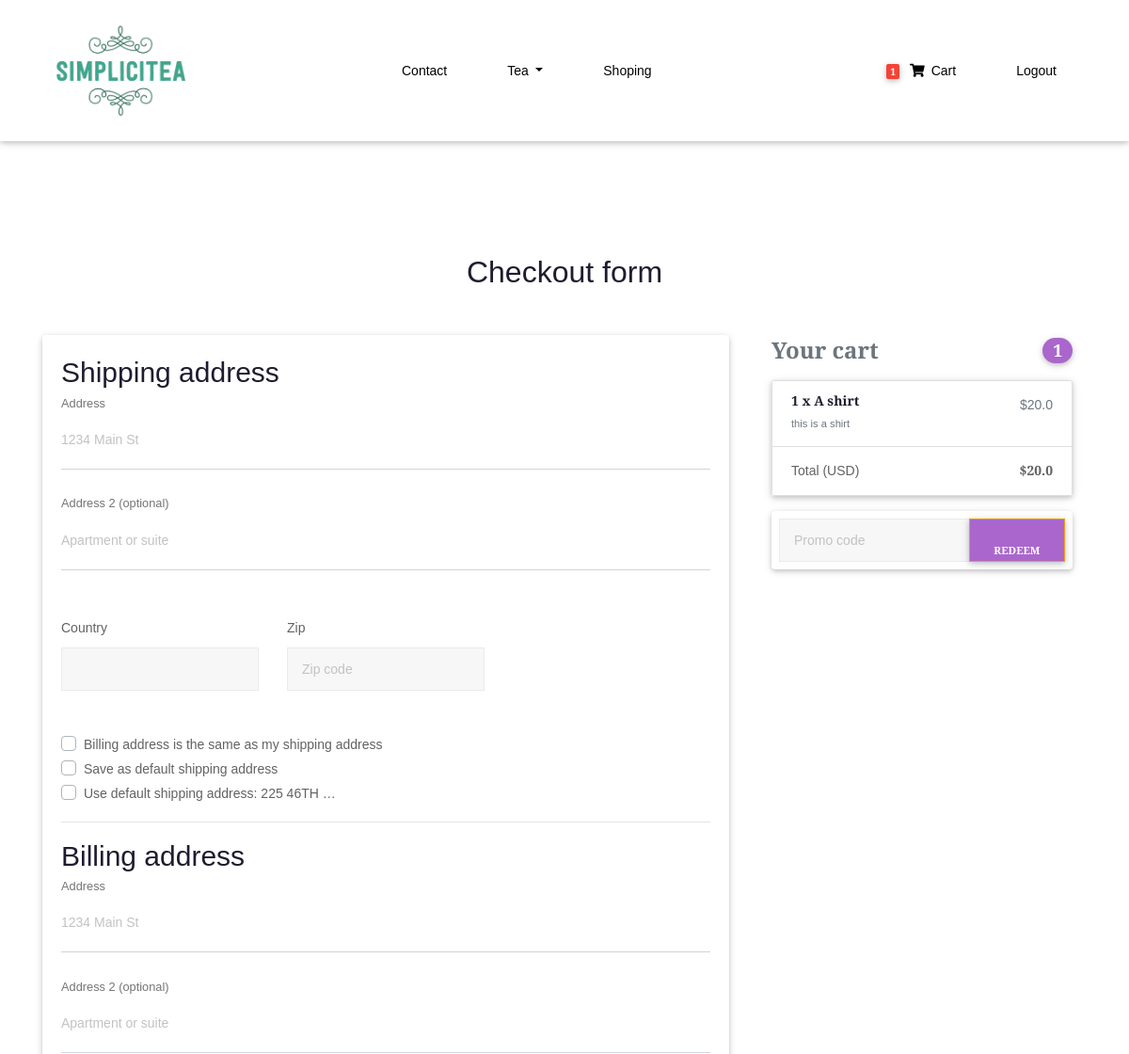
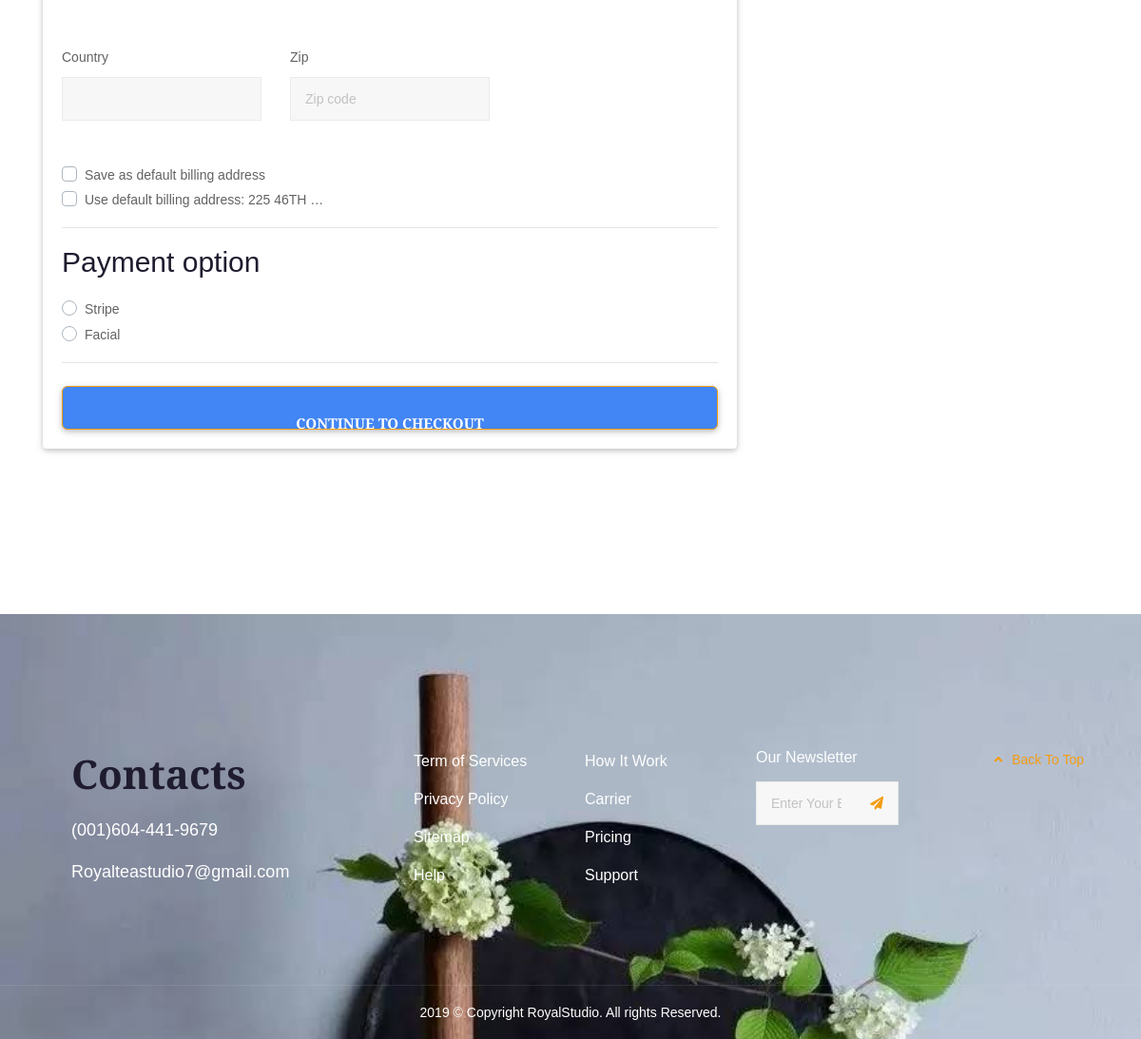
The page /checkout/ (signed in) on the database its author committed (2 pictures, top to bottom).
### core/models.py (models this page shows, shortened)
class Order(models.Model):
    user = models.ForeignKey(settings.AUTH_USER_MODEL,
                             on_delete=models.CASCADE)
    ref_code = models.CharField(max_length=20, blank=True, null=True)
    items = models.ManyToManyField(OrderItem)
    start_date = models.DateTimeField(auto_now_add=True)
    ordered_date = models.DateTimeField()
    ordered = models.BooleanField(default=False)
    shipping_address = models.ForeignKey(
        'Address', related_name='shipping_address', on_delete=models.SET_NULL, blank=True, null=True)
    billing_address = models.ForeignKey(
        'Address', related_name='billing_address', on_delete=models.SET_NULL, blank=True, null=True)
    payment = models.ForeignKey(
        'Payment', on_delete=models.SET_NULL, blank=True, null=True)
    coupon = models.ForeignKey(
        'Coupon', on_delete=models.SET_NULL, blank=True, null=True)
    being_delivered = models.BooleanField(default=False)
    received = models.BooleanField(default=False)
    refund_requested = models.BooleanField(default=False)
    refund_granted = models.BooleanField(default=False)
    '''
    1. Item added to cart
    2. Adding a billing address
    (Failed checkout)
    3. Payment
    (Preprocessing, processing, packaging etc.)
    4. Being delivered
    5. Received
    6. Refunds
    '''
    def get_total(self):
        total = 0
        for order_item in self.items.all():
            total += order_item.get_final_price()
        if self.coupon:
            total -= self.coupon.amount
        return total

class Address(models.Model):
    user = models.ForeignKey(settings.AUTH_USER_MODEL,
                             on_delete=models.CASCADE)
    street_address = models.CharField(max_length=100)
    apartment_address = models.CharField(max_length=100)
    country = CountryField(multiple=False)
    zip = models.CharField(max_length=100)
    address_type = models.CharField(max_length=1, choices=ADDRESS_CHOICES)
    default = models.BooleanField(default=False)
    class Meta:
        verbose_name_plural = 'Addresses'

class OrderItem(models.Model):
    user = models.ForeignKey(settings.AUTH_USER_MODEL,
                             on_delete=models.CASCADE)
    ordered = models.BooleanField(default=False)
    item = models.ForeignKey(Item, on_delete=models.CASCADE)
    quantity = models.IntegerField(default=1)
    def get_total_discount_item_price(self):
        return self.quantity * self.item.discount_price
    def get_final_price(self):
        if self.item.discount_price:
            return self.get_total_discount_item_price()
        return self.get_total_item_price()

class Item(models.Model):
    title = models.CharField(max_length=100)
    price = models.FloatField()
    discount_price = models.FloatField(blank=True, null=True)
    category = models.CharField(choices=CATEGORY_CHOICES, max_length=2)
    label = models.CharField(choices=LABEL_CHOICES, max_length=1)
    slug = models.SlugField()
    description = models.TextField()
    image = models.ImageField()

### core/views.py (the view, shortened to what this page needs)
# urls.py: path('checkout/', CheckoutView.as_view(), name='checkout'),
class CheckoutView(View):
    def get(self, *args, **kwargs):
        try:
            order = Order.objects.get(user=self.request.user, ordered=False)
            form = CheckoutForm()
            context = {
                'form': form,
                'couponform': CouponForm(),
                'order': order,
                'DISPLAY_COUPON_FORM': True
            }
            shipping_address_qs = Address.objects.filter(
                user=self.request.user,
                address_type='S',
                default=True
            )
            if shipping_address_qs.exists():
                context.update(
                    {'default_shipping_address': shipping_address_qs[0]})
            billing_address_qs = Address.objects.filter(
                user=self.request.user,
                address_type='B',
                default=True
            )
            if billing_address_qs.exists():
                context.update(
                    {'default_billing_address': billing_address_qs[0]})
            return render(self.request, "checkout.html", context)
        except ObjectDoesNotExist:
            messages.info(self.request, "You do not have an active order")
            return redirect("core:checkout")

### core/forms.py
class CheckoutForm(forms.Form):
    shipping_address = forms.CharField(required=False)
    shipping_address2 = forms.CharField(required=False)
    shipping_country = CountryField(blank_label='(select country)').formfield(
        required=False,
        widget=CountrySelectWidget(attrs={
            'class': 'custom-select d-block w-100',
        }))
    shipping_zip = forms.CharField(required=False)
    billing_address = forms.CharField(required=False)
    billing_address2 = forms.CharField(required=False)
    billing_country = CountryField(blank_label='(select country)').formfield(
        required=False,
        widget=CountrySelectWidget(attrs={
            'class': 'custom-select d-block w-100',
        }))
    billing_zip = forms.CharField(required=False)
    same_billing_address = forms.BooleanField(required=False)
    set_default_shipping = forms.BooleanField(required=False)
    use_default_shipping = forms.BooleanField(required=False)
    set_default_billing = forms.BooleanField(required=False)
    use_default_billing = forms.BooleanField(required=False)
    payment_option = forms.ChoiceField(
        widget=forms.RadioSelect, choices=PAYMENT_CHOICES)

class CouponForm(forms.Form):
    code = forms.CharField(widget=forms.TextInput(attrs={
        'class': 'form-control',
        'placeholder': 'Promo code',
        'aria-label': 'Recipient\'s username',
        'aria-describedby': 'basic-addon2'
    }))

### core/templatetags/cart_template_tags.py (called while the page is built)
@register.filter
def cart_item_count(user):
    if user.is_authenticated:
        qs = Order.objects.filter(user=user, ordered=False)
        if qs.exists():
            return qs[0].items.count()
    return 0

### templates/checkout.html (shortened to what this page needs)
{% extends "base.html" %}
{% load crispy_forms_tags %}
{% block content %}
  <main >
    <div class="md-section">
    <div class="container wow fadeIn">
      <h2 class="my-5 h2 text-center">Checkout form</h2>
      <div class="row">
        <div class="col-md-8 mb-4">
          <div class="card">
            <form method="POST" class="card-body">
              <h3>Shipping address</h3>
              <div class='hideable_shipping_form'>
                <div class="md-form mb-5">
                  <input type='text' placeholder='1234 Main St' id='shipping_address' name='shipping_address' class='form-control' />
                  <label for="shipping_address" class="">Address</label>
                </div>
                <div class="md-form mb-5">
                  <input type='text' placeholder='Apartment or suite' id='shipping_address2' name='shipping_address2' class='form-control' />
                  <label for="shipping_address2" class="">Address 2 (optional)</label>
                </div>
                <div class="row">
                  <div class="col-lg-4 col-md-12 mb-4">
                    <label for="country">Country</label>
                    {{ form.shipping_country }}
                  </div>
                  <div class="col-lg-4 col-md-6 mb-4">
                    <label for="shipping_zip">Zip</label>
                    <input type='text' placeholder='Zip code' id='shipping_zip' name='shipping_zip' class='form-control' />
                  </div>
                </div>
                <div class="custom-control custom-checkbox">
                  <label class="custom-control-label" for="same_billing_address">Billing address is the same as my shipping address</label>
                </div>
                <div class="custom-control custom-checkbox">
                  <label class="custom-control-label" for="set_default_shipping">Save as default shipping address</label>
                </div>
              </div>
              {% if default_shipping_address %}
              <div class="custom-control custom-checkbox">
                <label class="custom-control-label" for="use_default_shipping">Use default shipping address: {{ default_shipping_address.street_address|truncatechars:10 }}</label>
              </div>
              {% endif %}
              <hr>
              <h3>Billing address</h3>
              <div class='hideable_billing_form'>
                <div class="md-form mb-5">
                  <input type='text' placeholder='1234 Main St' id='billing_address' name='billing_address' class='form-control' />
                  <label for="billing_address" class="">Address</label>
                </div>
                <div class="md-form mb-5">
                  <input type='text' placeholder='Apartment or suite' id='billing_address2' name='billing_address2' class='form-control' />
                  <label for="billing_address2" class="">Address 2 (optional)</label>
                </div>
                <div class="row">
                  <div class="col-lg-4 col-md-12 mb-4">
                    <label for="country">Country</label>
                    {{ form.billing_country }}
                  </div>
                  <div class="col-lg-4 col-md-6 mb-4">
                    <label for="billing_zip">Zip</label>
                    <input type='text' placeholder='Zip code' id='billing_zip' name='billing_zip' class='form-control' />
                  </div>
                </div>
                <div class="custom-control custom-checkbox">
                  <label class="custom-control-label" for="set_default_billing">Save as default billing address</label>
                </div>
              </div>
              {% if default_billing_address %}
              <div class="custom-control custom-checkbox">
                <label class="custom-control-label" for="use_default_billing">Use default billing address: {{ default_billing_address.street_address|truncatechars:10 }}</label>
              </div>
              {% endif %}
              <hr>
              <h3>Payment option</h3>
              <div class="d-block my-3">
                {% for value, name in form.fields.payment_option.choices %}
                <div class="custom-control custom-radio">
                  <label class="custom-control-label" for="{{ name }}">{{ name }}</label>
                </div>
                {% endfor %}
              </div>
              <hr class="mb-4">
              <button class="btn btn-primary btn-lg btn-block" type="submit">Continue to checkout</button>
            </form>
          </div>
        </div>
        <div class="col-md-4 mb-4">
          {% include "order_snippet.html" %}
        </div>
      </div>
      </div>
    </div>
  </main>
{% endblock content %}

### templates/navbar.html (shortened to what this page needs)
{% load cart_template_tags %}
<header class="header">
<nav class="navbar fixed-top navbar-expand-lg navbar-light white scrolling-navbar">
    <div class="container">
         <a class="navbar-brand" href="/" >
        <img src="/static/assets/img/logo.png" alt="RoyalTea" class="d-inline-block mr-1" ></a>
      <div class="collapse navbar-collapse" id="navbarSupportedContent">
        <ul class="navbar-nav mr-auto consult-nav">
            <li class="nav-item" ><a class="nav-link" href="/contact">Contact</a>
              </li>
           <li class="nav-item dropdown">
                  <a class="nav-link dropdown-toggle" href="#" id="navbarDropdown" role="button" data-toggle="dropdown" aria-haspopup="true" aria-expanded="false">Tea
                  </a>
              </li>
                <li class="nav-item" ><a class="nav-link" href="/shop">Shoping</a>
              </li>
        </ul>
        <ul class="navbar-nav nav-flex-icons">
          {% if request.user.is_authenticated %}
          <li class="nav-item">
            <a href="{% url 'core:order-summary' %}" class="nav-link waves-effect">
              <span class="badge red z-depth-1 mr-1"> {{ request.user|cart_item_count }} </span>
              <i class="fas fa-shopping-cart"></i>
              <span class="clearfix"> Cart </span>
            </a>
          </li>
          <li class="nav-item">
            <a class="nav-link waves-effect" href="{% url 'account_logout' %}">
              <span class="clearfix"> Logout </span>
            </a>
          </li>
          {% endif %}
        </ul>
      </div>
    </div>
  </nav>
</header>

### templates/order_snippet.html (shortened to what this page needs)
<div class="col-md-12 mb-4">
    <h4 class="d-flex justify-content-between align-items-center mb-3">
    <span class="text-muted">Your cart</span>
    <span class="badge badge-secondary badge-pill">{{ order.items.count }}</span>
    </h4>
    <ul class="list-group mb-3 z-depth-1">
    {% for order_item in order.items.all %}
    <li class="list-group-item d-flex justify-content-between lh-condensed">
        <div>
        <h6 class="my-0">{{ order_item.quantity }} x {{ order_item.item.title}}</h6>
        <small class="text-muted">{{ order_item.item.description}}</small>
        </div>
        <span class="text-muted">${{ order_item.get_final_price }}</span>
    </li>
    {% endfor %}
    <li class="list-group-item d-flex justify-content-between">
        <span>Total (USD)</span>
        <strong>${{ order.get_total }}</strong>
    </li>
    </ul>
    {% if DISPLAY_COUPON_FORM %}
    <form class="card p-2" action="{% url 'core:add-coupon' %}" method="POST">
        <div class="input-group">
            {{ couponform.code }}
            <div class="input-group-append">
            <button class="btn btn-secondary btn-md waves-effect m-0" type="submit">Redeem</button>
            </div>
        </div>
    </form>
    {% endif %}
</div>

### rows shown on the page
Address: street_address "225 46TH …"
Address: street_address "225 46TH …"
Order: items.count "1", get_total "20.0"
OrderItem: quantity "1", item "A shirt", item.description "this is a shirt", get_final_price "20.0"

### other values the page prints
{{ request.user|cart_item_count }} "1"
{{ name }} "Stripe" "Facial"
